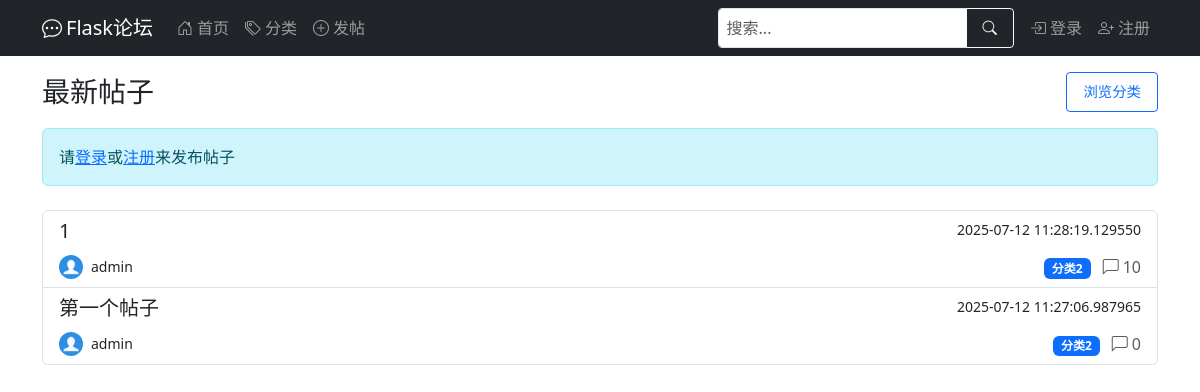
Before: / with the older database file.
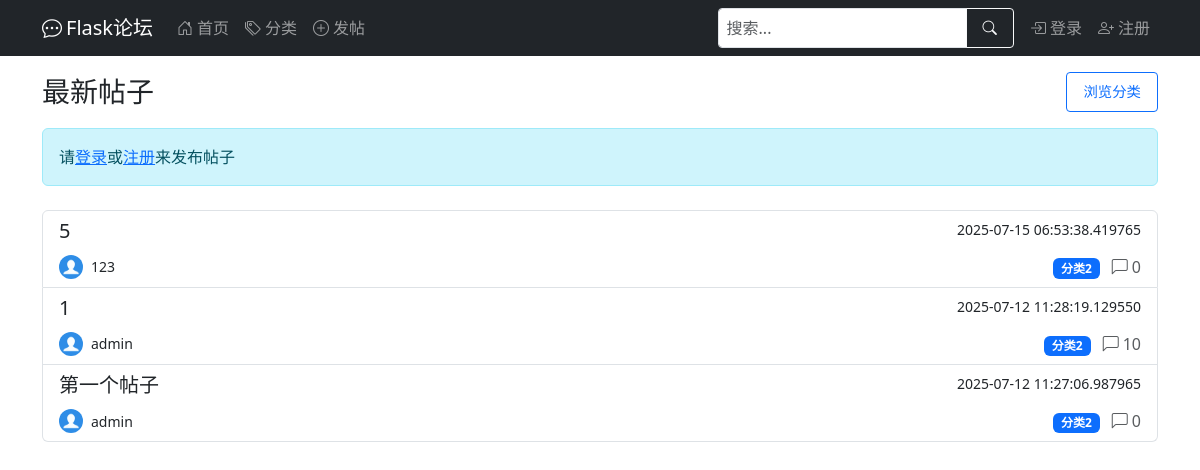
After: the same page with the newer database file.
### app/models.py (models this page shows, shortened)
class Post(db.Model):
    __tablename__ = 'post'
    id = db.Column(db.Integer, primary_key=True)
    title = db.Column(db.String(100), nullable=False)
    content = db.Column(db.Text, nullable=False)
    created_at = db.Column(db.DateTime, default=datetime.utcnow)
    last_updated = db.Column(db.DateTime, default=datetime.utcnow, onupdate=datetime.utcnow)
    views = db.Column(db.Integer, default=0)  # 浏览量
    user_id = db.Column(db.Integer, db.ForeignKey('user.id'), nullable=False)  # 对应user.id
    category_id = db.Column(db.Integer, db.ForeignKey('category.id'))  # 对应category.id
    comments = db.relationship('Comment', backref='post', lazy='select')  # post.comment查到所有评论
    _comment_count = db.Column('comment_count', db.Integer, default=0)
    @property
    def comment_count(self):
        return self._comment_count
    @comment_count.setter
    def comment_count(self, value):
        self._comment_count = value

class User(UserMixin, db.Model):
    __tablename__ = 'user'
    id = db.Column(db.Integer, primary_key=True)
    username = db.Column(db.String(64), index=True, unique=True, nullable=False)
    email = db.Column(db.String(120), index=True, unique=True, nullable=False)
    password_hash = db.Column(db.String(128), nullable=False)
    created_at = db.Column(db.DateTime, default=datetime.utcnow)
    last_seen = db.Column(db.DateTime, default=datetime.utcnow)
    about_me = db.Column(db.Text)
    avatar = db.Column(db.String(120), default='default.jpg')  # 头像
    permissions = db.Column(db.Integer, default=Permissions.USER)
    posts = db.relationship('Post', backref='author', lazy='dynamic')  # 在Post处能查到作者，用法：Post.author
    def avatar_url(self):
        return url_for('static', filename=f'profile_pics/{self.avatar}', _external=True)

class Category(db.Model):
    __tablename__ = 'category'
    id = db.Column(db.Integer, primary_key=True)
    name = db.Column(db.String(50), unique=True, nullable=False)
    posts = db.relationship('Post', backref='category', lazy=True)  # 从Post里能查到分类,Post.category

### app/routes.py (the view)
@main.route('/')
def index():
    page = request.args.get('page', 1, type=int)
    per_page = current_app.config.get('POSTS_PER_PAGE', 10)
    search_query = request.args.get('q', '')
    query = base_posts_query()
    if search_query:
        query = query.filter(Post.title.ilike(f'%{search_query}%'))
    query = query.order_by(Post.created_at.desc())
    pagination = query.paginate(page=page, per_page=per_page, error_out=False)
    posts = create_posts_with_comment_count(pagination)
    return render_template('index.html', posts=posts, search_query=search_query)

### app/utils.py (called while the page is built)
def create_posts_with_comment_count(pagination, category=None):
    posts = []
    for post, comment_count_val in pagination.items:
        new_post = Post(
            id=post.id,
            title=post.title,
            content=post.content,
            created_at=post.created_at,
            last_updated=post.last_updated,
            views=post.views,
            user_id=post.user_id,
            category_id=post.category_id,
            _comment_count=comment_count_val,
            author=post.author
        )
        new_post.category = category or post.category
        posts.append(new_post)
    return CustomPagination(
        items=posts,
        page=pagination.page,
        per_page=pagination.per_page,
        total=pagination.total
    )

### app/templates/index.html (shortened to what this page needs)
{% extends "base.html" %}
{% import "_pagination.html" as pagination %}
{% block content %}
<div class="d-flex justify-content-between align-items-center mb-3">
    <h1 class="h3 mb-0">最新帖子</h1>
    <a href="{{ url_for('main.list_categories') }}" class="btn btn-sm btn-outline-primary d-none d-md-inline-block">
        浏览分类
    </a>
</div>
{% if current_user.is_authenticated %}
<div class="d-grid gap-2 mb-4">
    <a href="{{ url_for('main.create_post') }}" class="btn btn-primary">
        <i class="bi bi-plus-circle me-1"></i> 发布新帖
    </a>
</div>
{% else %}
<div class="alert alert-info mb-4">
    请<a href="{{ url_for('auth.login') }}">登录</a>或<a href="{{ url_for('auth.register') }}">注册</a>来发布帖子
</div>
{% endif %}
{% if posts.items %}
<div class="list-group">
    {% for post in posts.items %}
    <a href="{{ url_for('main.post_detail', post_id=post.id) }}" class="list-group-item list-group-item-action">
        <div class="d-flex w-100 justify-content-between">
            <h5 class="mb-1">{{ post.title }}</h5>
            <small>{{ post.created_at }}</small>
        </div>
        <div class="d-flex justify-content-between align-items-center mt-2">
            <div class="d-flex align-items-center">
                <img src="{{ post.author.avatar_url() }}" class="rounded-circle me-2" width="24" height="24" alt="头像">
                <small>{{ post.author.username }}</small>
            </div>
            <div>
                {% if post.category %}
                <span class="badge bg-primary">{{ post.category.name }}</span>
                {% endif %}
                <span class="text-muted ms-2">
                    <i class="bi bi-chat-left me-1"></i>{{ post.comment_count }}
                </span>
            </div>
        </div>
    </a>
    {% endfor %}
</div>
{% endif %}
{% endblock %}

Changed rows visible on the page:
added Post: title "5", created_at "2025-07-15 06:53:38.419765", author.avatar_url (placeholder picture), author.username "123", category.name "分类2", comment_count "0"
